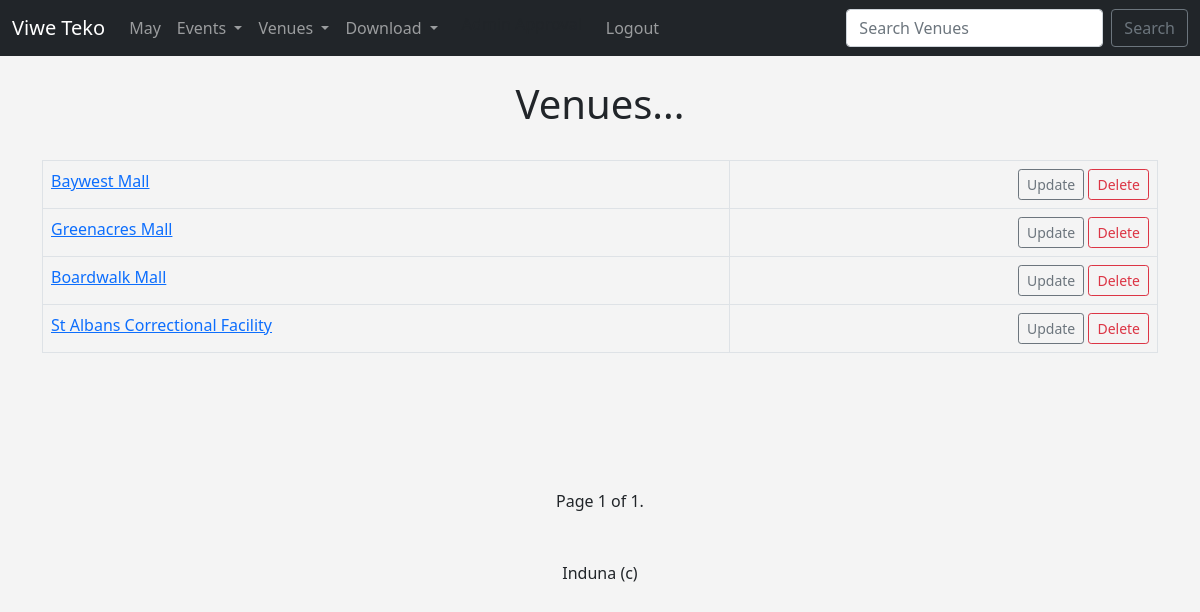
The page /list_venues/ (signed in) on the database its author committed.
### events/models.py (models this page shows, shortened)
class Venue(models.Model):
    name = models.CharField('Venue Name', max_length=100)
    address = models.CharField(max_length=300)
    city = models.CharField(max_length=100)
    phone = models.CharField('Phone Number', max_length=10)
    zip_code = models.CharField('Zip Code', max_length=10, blank=True)
    web = models.URLField('Website address', blank=True)
    email = models.EmailField('Email', blank=True)
    owner = models.IntegerField('Venue Owner', blank=False, default=1)
    venue_image = models.ImageField(null=True, blank=True, upload_to='images/')

### events/views.py (the view)
# urls.py: path('list_venues/', views.list_venues, name="list-venues"),
def list_venues(request):
    venue_list = Venue.objects.all()
    p = Paginator(Venue.objects.all(), 10)
    page = request.GET.get('page')
    venue_page = p.get_page(page)
    return render(request, 'events/venue.html',
    {'venue_list': venue_list,
    'venue_page': venue_page})

### events/templates/events/venue.html (shortened to what this page needs)
{% extends 'events/base.html' %}
{% block content %}
<center>
<h1>Venues...</h1>
<br/>
<table class='table table-striped-hover table-bordered'>
{% for venue in venue_page %}
    <tr>
        <td>
            <a href="{% url 'show-venue' venue.id %}">
                {{ venue.name }}</a>
        </td>
        {% if user.is_authenticated %}
            <td align="right">
                <a href="{% url 'update-venue' venue.id %}"
                class="btn btn-outline-secondary btn-sm">
                    Update</a>
                    <a href="{% url 'delete-venue' venue.id %}"
                class="btn btn-outline-danger btn-sm">
                    Delete</a>
            </td>
        {% endif %}
    </tr>
{% endfor %}
</table>
<br/><br/><br/><br/><br/>
Page {{ venue_page.number }} of {{ venue_page.paginator.num_pages }}.
<br/><br/><br/>
Induna (c) {{ current }}
</center>
{% endblock %}

### events/templates/events/base.html (style rules this page uses)
body { background-color: #f4f4f4; }

### rows shown on the page
Venue: name "Baywest Mall"
Venue: name "Greenacres Mall"
Venue: name "Boardwalk Mall"
Venue: name "St Albans Correctional Facility"

### other values the page prints
{{ venue_page.number }} "1"
{{ venue_page.paginator.num_pages }} "1"
